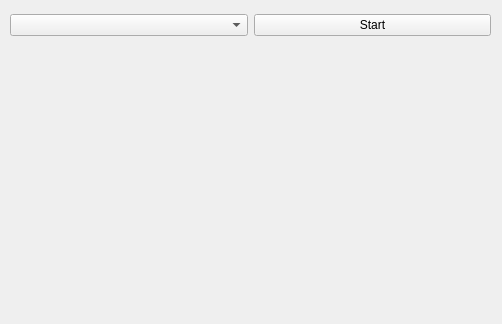
<?xml version="1.0" encoding="UTF-8"?>
<ui version="4.0">
 <class>MainWindow</class>
 <widget class="QMainWindow" name="MainWindow">
  <property name="geometry">
   <rect>
    <x>0</x>
    <y>0</y>
    <width>502</width>
    <height>324</height>
   </rect>
  </property>
  <property name="windowTitle">
   <string>MainWindow</string>
  </property>
  <widget class="QWidget" name="centralwidget">
   <widget class="QWidget" name="gridLayoutWidget">
    <property name="geometry">
     <rect>
      <x>0</x>
      <y>70</y>
      <width>501</width>
      <height>251</height>
     </rect>
    </property>
    <layout class="QGridLayout" name="gl1">
     <property name="sizeConstraint">
      <enum>QLayout::SetNoConstraint</enum>
     </property>
     <item row="2" column="2">
      <widget class="QPushButton" name="pb1_3">
       <property name="enabled">
        <bool>false</bool>
       </property>
       <property name="sizePolicy">
        <sizepolicy hsizetype="Expanding" vsizetype="Expanding">
         <horstretch>0</horstretch>
         <verstretch>0</verstretch>
        </sizepolicy>
       </property>
       <property name="font">
        <font>
         <pointsize>22</pointsize>
        </font>
       </property>
       <property name="text">
        <string/>
       </property>
       <property name="flat">
        <bool>true</bool>
       </property>
      </widget>
     </item>
     <item row="2" column="1">
      <widget class="QPushButton" name="pb1_2">
       <property name="enabled">
        <bool>false</bool>
       </property>
       <property name="sizePolicy">
        <sizepolicy hsizetype="Expanding" vsizetype="Expanding">
         <horstretch>0</horstretch>
         <verstretch>0</verstretch>
        </sizepolicy>
       </property>
       <property name="font">
        <font>
         <pointsize>22</pointsize>
        </font>
       </property>
       <property name="text">
        <string/>
       </property>
       <property name="flat">
        <bool>true</bool>
       </property>
      </widget>
     </item>
     <item row="3" column="0">
      <widget class="QPushButton" name="pb2_1">
       <property name="enabled">
        <bool>false</bool>
       </property>
       <property name="sizePolicy">
        <sizepolicy hsizetype="Expanding" vsizetype="Expanding">
         <horstretch>0</horstretch>
         <verstretch>0</verstretch>
        </sizepolicy>
       </property>
       <property name="font">
        <font>
         <pointsize>22</pointsize>
        </font>
       </property>
       <property name="text">
        <string/>
       </property>
       <property name="flat">
        <bool>true</bool>
       </property>
      </widget>
     </item>
     <item row="4" column="0">
      <widget class="QPushButton" name="pb3_1">
       <property name="enabled">
        <bool>false</bool>
       </property>
       <property name="sizePolicy">
        <sizepolicy hsizetype="Expanding" vsizetype="Expanding">
         <horstretch>0</horstretch>
         <verstretch>0</verstretch>
        </sizepolicy>
       </property>
       <property name="font">
        <font>
         <pointsize>22</pointsize>
        </font>
       </property>
       <property name="text">
        <string/>
       </property>
       <property name="flat">
        <bool>true</bool>
       </property>
      </widget>
     </item>
     <item row="4" column="1">
      <widget class="QPushButton" name="pb3_2">
       <property name="enabled">
        <bool>false</bool>
       </property>
       <property name="sizePolicy">
        <sizepolicy hsizetype="Expanding" vsizetype="Expanding">
         <horstretch>0</horstretch>
         <verstretch>0</verstretch>
        </sizepolicy>
       </property>
       <property name="font">
        <font>
         <pointsize>22</pointsize>
        </font>
       </property>
       <property name="text">
        <string/>
       </property>
       <property name="flat">
        <bool>true</bool>
       </property>
      </widget>
     </item>
     <item row="3" column="2">
      <widget class="QPushButton" name="pb2_3">
       <property name="enabled">
        <bool>false</bool>
       </property>
       <property name="sizePolicy">
        <sizepolicy hsizetype="Expanding" vsizetype="Expanding">
         <horstretch>0</horstretch>
         <verstretch>0</verstretch>
        </sizepolicy>
       </property>
       <property name="font">
        <font>
         <pointsize>22</pointsize>
        </font>
       </property>
       <property name="text">
        <string/>
       </property>
       <property name="flat">
        <bool>true</bool>
       </property>
      </widget>
     </item>
     <item row="2" column="0">
      <widget class="QPushButton" name="pb1_1">
       <property name="enabled">
        <bool>false</bool>
       </property>
       <property name="sizePolicy">
        <sizepolicy hsizetype="Expanding" vsizetype="Expanding">
         <horstretch>0</horstretch>
         <verstretch>0</verstretch>
        </sizepolicy>
       </property>
       <property name="font">
        <font>
         <pointsize>22</pointsize>
        </font>
       </property>
       <property name="text">
        <string/>
       </property>
       <property name="flat">
        <bool>true</bool>
       </property>
      </widget>
     </item>
     <item row="3" column="1">
      <widget class="QPushButton" name="pb2_2">
       <property name="enabled">
        <bool>false</bool>
       </property>
       <property name="sizePolicy">
        <sizepolicy hsizetype="Expanding" vsizetype="Expanding">
         <horstretch>0</horstretch>
         <verstretch>0</verstretch>
        </sizepolicy>
       </property>
       <property name="font">
        <font>
         <pointsize>22</pointsize>
        </font>
       </property>
       <property name="text">
        <string/>
       </property>
       <property name="flat">
        <bool>true</bool>
       </property>
      </widget>
     </item>
     <item row="4" column="2">
      <widget class="QPushButton" name="pb3_3">
       <property name="enabled">
        <bool>false</bool>
       </property>
       <property name="sizePolicy">
        <sizepolicy hsizetype="Expanding" vsizetype="Expanding">
         <horstretch>0</horstretch>
         <verstretch>0</verstretch>
        </sizepolicy>
       </property>
       <property name="font">
        <font>
         <pointsize>22</pointsize>
        </font>
       </property>
       <property name="text">
        <string/>
       </property>
       <property name="flat">
        <bool>true</bool>
       </property>
      </widget>
     </item>
     <item row="1" column="0" colspan="3">
      <widget class="QLabel" name="lAnzeige">
       <property name="font">
        <font>
         <pointsize>12</pointsize>
        </font>
       </property>
       <property name="text">
        <string/>
       </property>
       <property name="alignment">
        <set>Qt::AlignCenter</set>
       </property>
      </widget>
     </item>
    </layout>
   </widget>
   <widget class="QWidget" name="horizontalLayoutWidget">
    <property name="geometry">
     <rect>
      <x>10</x>
      <y>10</y>
      <width>481</width>
      <height>31</height>
     </rect>
    </property>
    <layout class="QHBoxLayout" name="horizontalLayout">
     <item>
      <widget class="QComboBox" name="cbGameMode"/>
     </item>
     <item>
      <widget class="QPushButton" name="pbStartGame">
       <property name="text">
        <string>Start</string>
       </property>
      </widget>
     </item>
    </layout>
   </widget>
  </widget>
 </widget>
 <resources/>
 <connections/>
</ui>
